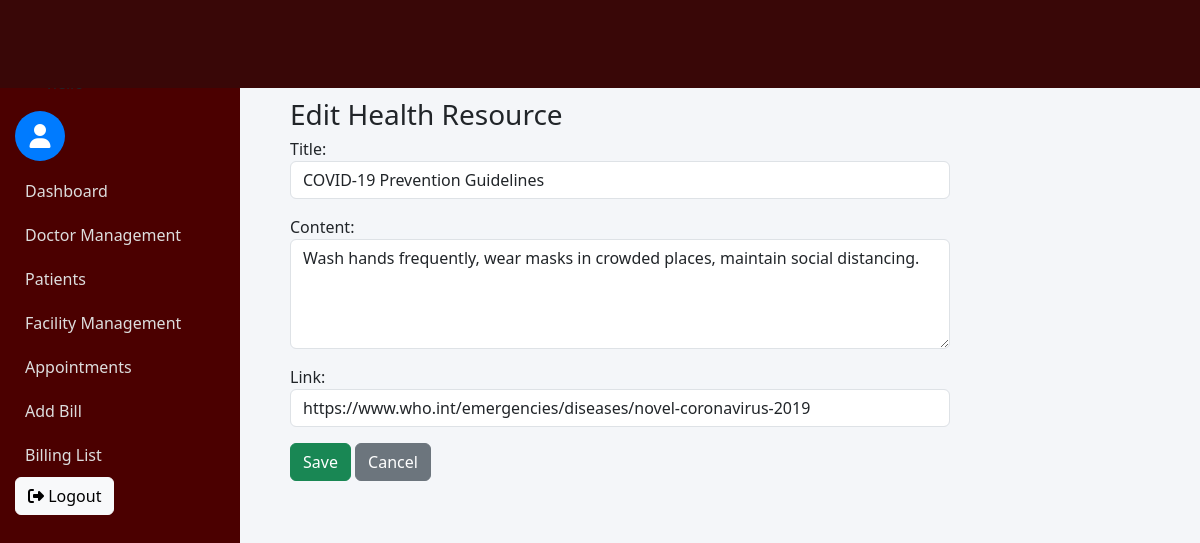
Page /facility/resource/edit/1/ on the committed database.
### patientapp/models.py (models this page shows, shortened)
class HealthResource(models.Model):
    title = models.CharField(max_length=200)
    content = models.TextField()
    link = models.URLField(blank=True, null=True)
    created_at = models.DateTimeField(auto_now_add=True)

### facility/views.py (the view)
# urls.py: path('resource/edit/<int:id>/', views.edit_resource, name='edit_resource'),
def edit_resource(request, id):
    resource = get_object_or_404(HealthResource, id=id)
    form = HealthResourceForm(request.POST or None, instance=resource)
    if form.is_valid():
        form.save()
        return redirect('facility_dashboard')
    return render(request, 'admin/health_resource_edit.html', {'form': form, 'title': 'Edit Health Resource'})

### facility/forms.py
class HealthResourceForm(forms.ModelForm):
    class Meta:
        model = HealthResource
        fields = ['title', 'content', 'link']
        widgets = {
            'title': forms.TextInput(attrs={'class': 'form-control', 'placeholder': 'Resource Title'}),
            'content': forms.Textarea(attrs={'class': 'form-control', 'placeholder': 'Resource Content', 'rows': 4}),
            'link': forms.URLInput(attrs={'class': 'form-control', 'placeholder': 'Optional Link'}),
        }

### templates/admin/health_resource_edit.html (shortened to what this page needs)
{% extends "admin/base.html" %}
{% block content %}
<div class="main-content">
<h2>{{ title }}</h2>
<form method="POST">
    {{ form.as_p }}
    <button type="submit" class="btn btn-success">Save</button>
    <a href="{% url 'facility_dashboard' %}" class="btn btn-secondary">Cancel</a>
</form>
</div>
{% endblock %}

### static/css/admin.css (style rules this page uses)
body { background: #f4f6f9; }
.main-content { margin-left: 240px; padding: 20px; }
h2 { font-size: 28px; margin-bottom: 5px; }

### rows in the picture
HealthResource: title "COVID-19 Prevention Guidelines", content "Wash hands frequently, wear masks in crowded places, maintain social distancing.", link "https://www.who.int/emergencies/diseases/novel-coronavirus-2019"

### other values in the picture
{{ title }} "Edit Health Resource"
